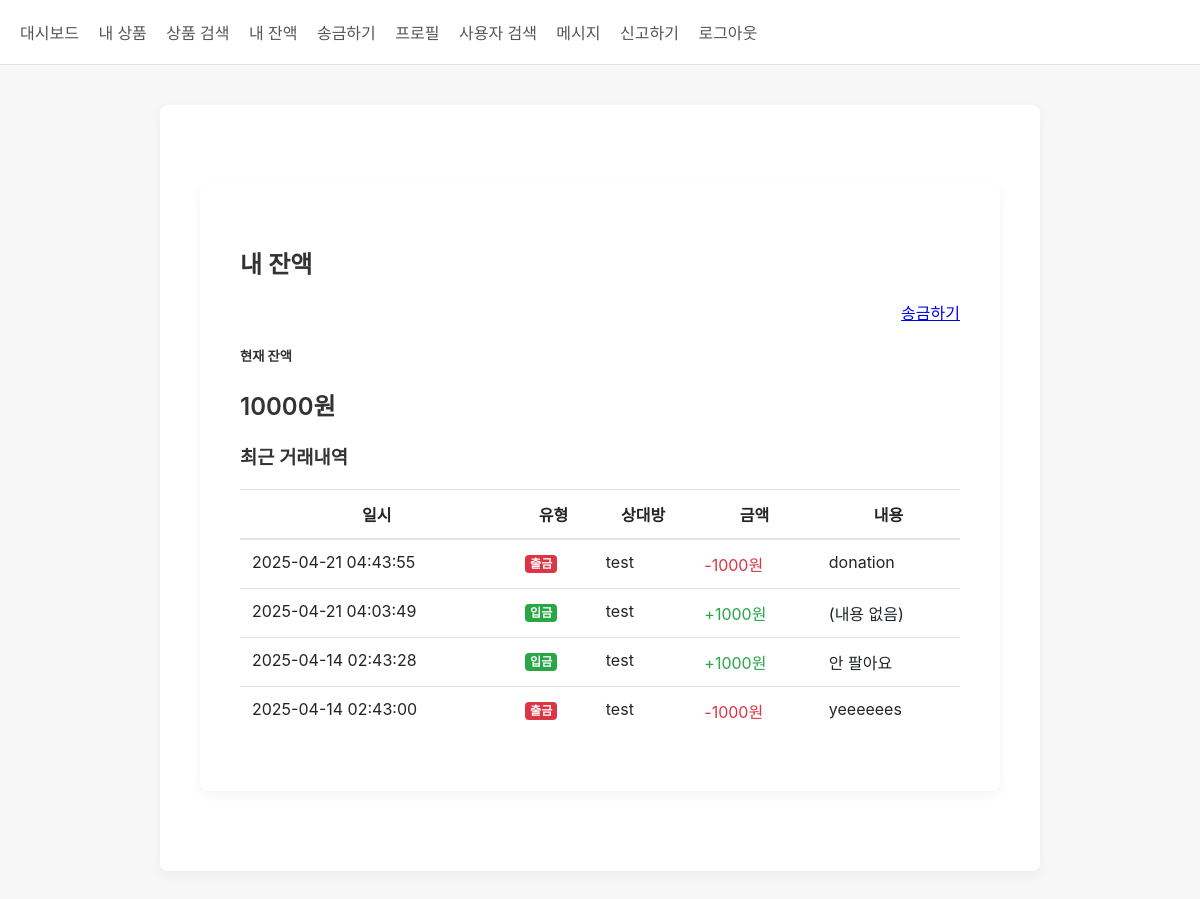
/balance (signed in), run on the app's committed database.
### tables this page shows
CREATE TABLE user (
                id TEXT PRIMARY KEY,
                username TEXT UNIQUE NOT NULL,
                password TEXT NOT NULL,
                bio TEXT,
                balance INTEGER DEFAULT 10000,
                login_attempts INTEGER DEFAULT 0,
                locked_until TIMESTAMP,
                is_admin BOOLEAN DEFAULT 0,
                status TEXT DEFAULT 'active',
                report_count INTEGER DEFAULT 0,
                created_at TIMESTAMP DEFAULT CURRENT_TIMESTAMP
            );

CREATE TABLE money_transfer (
                id TEXT PRIMARY KEY,
                sender_id TEXT NOT NULL,
                receiver_id TEXT NOT NULL,
                amount INTEGER NOT NULL,
                description TEXT,
                status TEXT DEFAULT 'completed',
                created_at TIMESTAMP DEFAULT CURRENT_TIMESTAMP
            );

### app.py (the view)
@app.route('/balance')
@login_required
def balance():
    db = get_db()
    cursor = db.cursor()
    cursor.execute("SELECT balance FROM user WHERE id = ?", (session['user_id'],))
    current_balance = cursor.fetchone()['balance']
    cursor.execute("""
        SELECT t.*,
               s.username as sender_name,
               r.username as receiver_name
        FROM money_transfer t
        JOIN user s ON t.sender_id = s.id
        JOIN user r ON t.receiver_id = r.id
        WHERE t.sender_id = ? OR t.receiver_id = ?
        ORDER BY t.created_at DESC
        LIMIT 10
    """, (session['user_id'], session['user_id']))
    transactions = cursor.fetchall()
    return render_template('balance.html',
                           balance=current_balance,
                           transactions=transactions,
                           user_id=session['user_id'])

### app.py (called while the page is built)
def login_required(f):
    @wraps(f)
    def decorated_function(*args, **kwargs):
        if 'user_id' not in session:
            flash('로그인이 필요합니다.')
            return redirect(url_for('login'))
        return f(*args, **kwargs)
    return decorated_function

def get_db():
    db = getattr(g, '_database', None)
    if db is None:
        db = g._database = sqlite3.connect(DATABASE)
        db.row_factory = sqlite3.Row  # 결과를 dict처럼 사용하기 위함
    return db

@app.teardown_appcontext
def close_connection(exception):
    db = getattr(g, '_database', None)
    if db is not None:
        db.close()

@app.after_request
def add_security_headers(response):
    response.headers['Content-Security-Policy'] = "default-src 'self'; script-src 'self' 'unsafe-inline' https://cdnjs.cloudflare.com; style-src 'self' 'unsafe-inline'; img-src 'self' data:;"
    response.headers['X-Frame-Options'] = 'SAMEORIGIN'
    response.headers['X-XSS-Protection'] = '1; mode=block'
    return response

### templates/balance.html (shortened to what this page needs)
{% extends "base.html" %}
{% block content %}
<div class="container mt-5">
    <div class="row mb-4">
        <div class="col-md-8">
            <h2>내 잔액</h2>
        </div>
        <div class="col-md-4 text-right">
            <a href="{{ url_for('transfer') }}" class="btn btn-primary">송금하기</a>
        </div>
    </div>
    <div class="balance-card mb-5">
        <div class="card">
            <div class="card-body">
                <h5 class="card-title">현재 잔액</h5>
                <h2 class="card-text text-primary">{{ balance }}원</h2>
            </div>
        </div>
    </div>
    <h3>최근 거래내역</h3>
    {% if transactions %}
        <div class="table-responsive">
            <table class="table table-striped">
                <thead>
                    <tr>
                        <th>일시</th>
                        <th>유형</th>
                        <th>상대방</th>
                        <th>금액</th>
                        <th>내용</th>
                    </tr>
                </thead>
                <tbody>
                    {% for tx in transactions %}
                        <tr>
                            <td>{{ tx.created_at }}</td>
                            <td>
                                {% if tx.sender_id == user_id %}
                                    <span class="badge badge-danger">출금</span>
                                {% else %}
                                    <span class="badge badge-success">입금</span>
                                {% endif %}
                            </td>
                            <td>
                                {% if tx.sender_id == user_id %}
                                    {{ tx.receiver_name }}
                                {% else %}
                                    {{ tx.sender_name }}
                                {% endif %}
                            </td>
                            <td>
                                {% if tx.sender_id == user_id %}
                                    <span class="text-danger">-{{ tx.amount }}원</span>
                                {% else %}
                                    <span class="text-success">+{{ tx.amount }}원</span>
                                {% endif %}
                            </td>
                            <td>{{ tx.description or '(내용 없음)' }}</td>
                        </tr>
                    {% endfor %}
                </tbody>
            </table>
        </div>
    {% else %}
        <div class="alert alert-info">
            거래 내역이 없습니다.
        </div>
    {% endif %}
</div>
{% endblock %}

### templates/base.html (style rules this page uses)
body { background-color: #F7F7F7; font-family: -apple-system, BlinkMacSystemFont, "Segoe UI", Roboto, Helvetica, Arial, sans-serif; margin: 0; padding: 0; color: #333; }
.container { max-width: 800px; margin: 40px auto; background-color: #fff; padding: 40px; box-shadow: 0 4px 12px rgba(0, 0, 0, 0.05); border-radius: 8px; }
h1, h2, h3 { font-weight: 600; margin-bottom: 20px; }
.table { width: 100%; margin-bottom: 1rem; color: #212529; border-collapse: collapse; }
.table th, .table td { padding: 0.75rem; vertical-align: top; border-top: 1px solid #dee2e6; }
.table thead th { vertical-align: bottom; border-bottom: 2px solid #dee2e6; }
.badge { display: inline-block; padding: 0.25em 0.4em; font-size: 75%; font-weight: 700; line-height: 1; text-align: center; white-space: nowrap; vertical-align: baseline; border-radius: 0.25rem; }
.badge-success { color: #fff; background-color: #28a745; }
.badge-danger { color: #fff; background-color: #dc3545; }
.text-success { color: #28a745 !important; }
.text-danger { color: #dc3545 !important; }

### templates/balance.html (style rules this page uses)
.balance-card { transition: all 0.3s ease; }
.text-right { text-align: right; }

### data on the page
user: balance "10000"
money_transfer: created_at "2025-04-21 04:43:55", shows "출금", receiver_name "test", amount "1000", description "donation"
money_transfer: created_at "2025-04-21 04:03:49", shows "입금", sender_name "test", amount "1000", description "(내용 없음)"
money_transfer: created_at "2025-04-14 02:43:28", shows "입금", sender_name "test", amount "1000", description "안 팔아요"
money_transfer: created_at "2025-04-14 02:43:00", shows "출금", receiver_name "test", amount "1000", description "yeeeeees"
